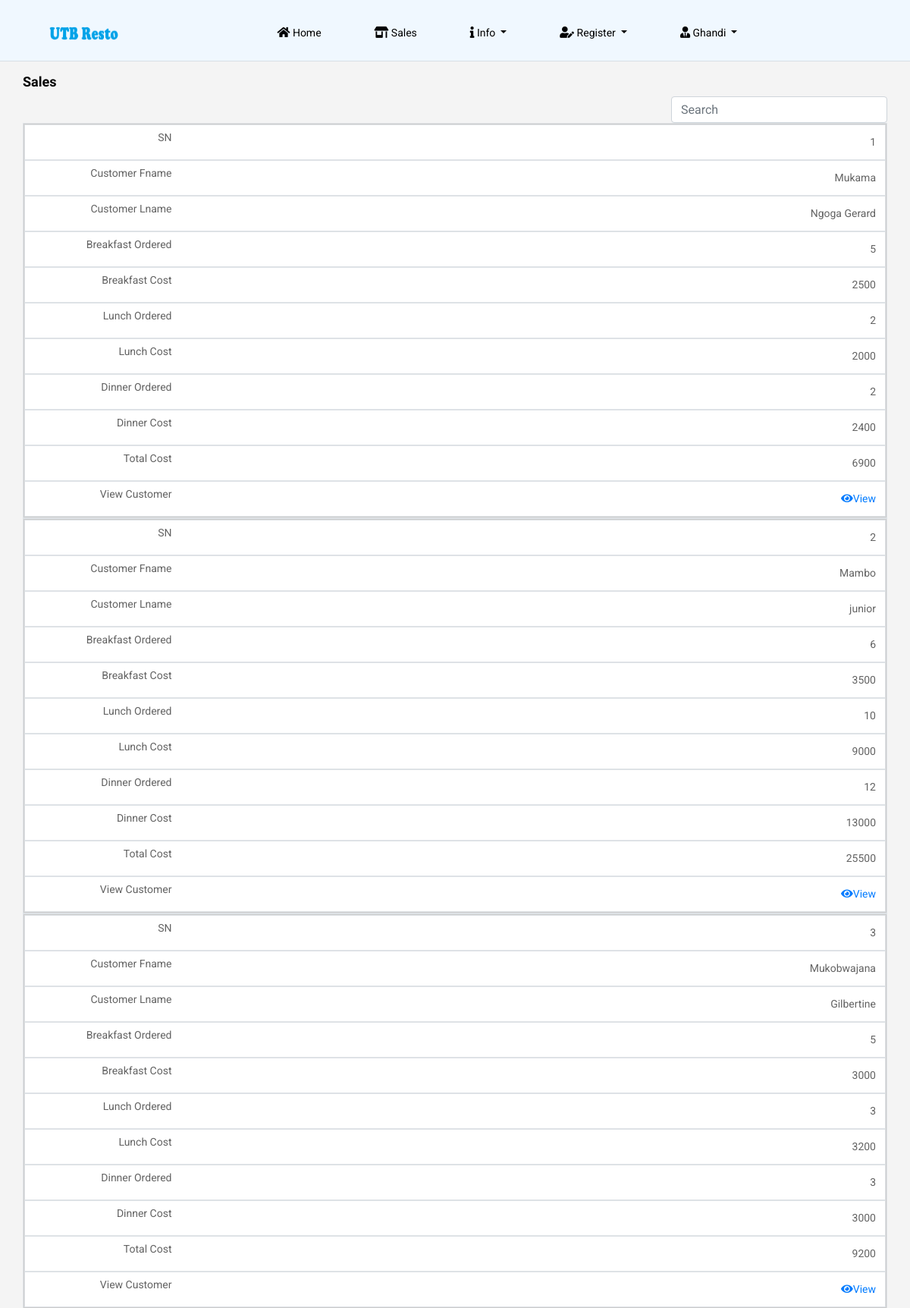
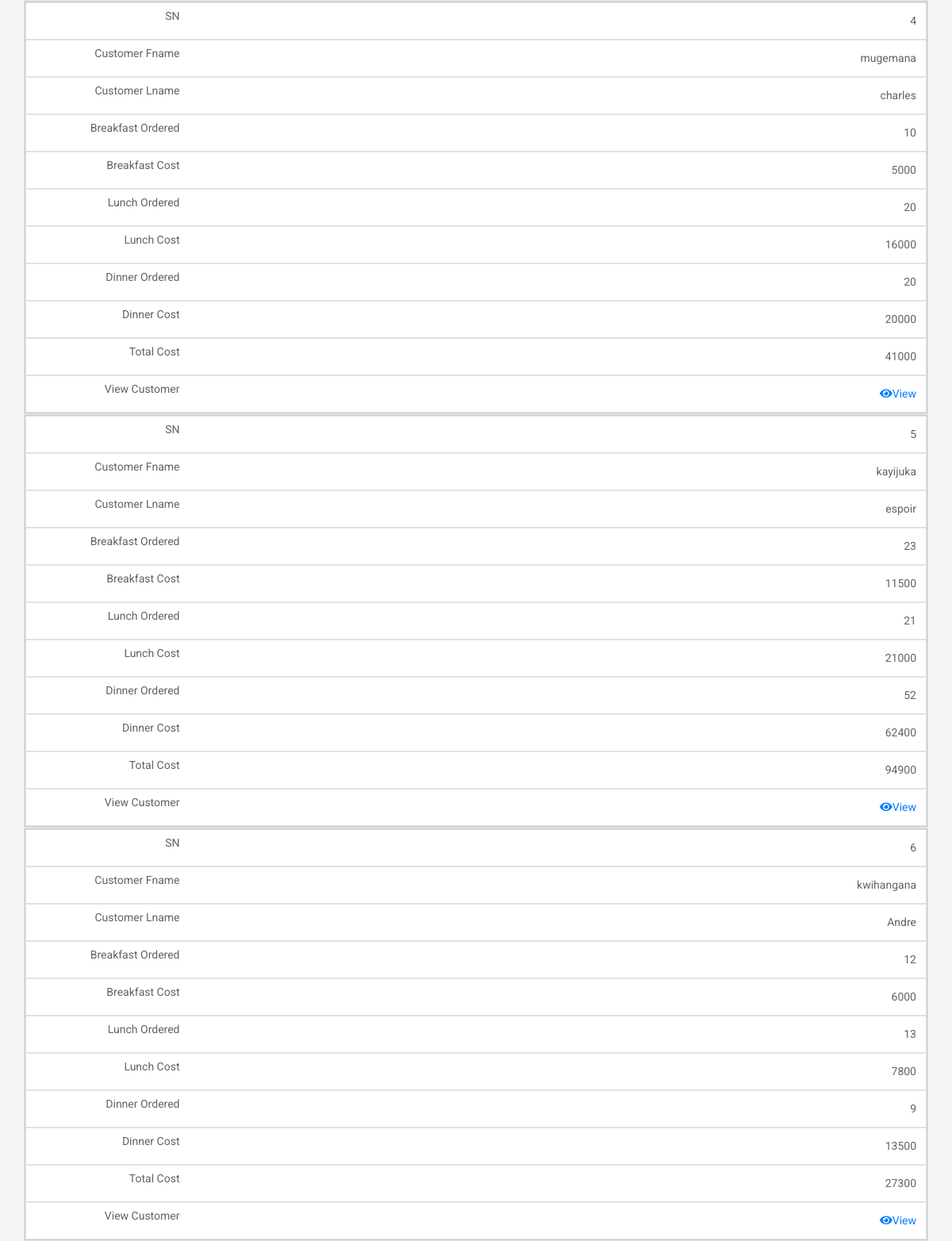
The app's page /payment.php (signed in, upper part) with its own data (2 pictures, top to bottom).
### tables this page shows
CREATE TABLE `customers` (
  `customer_id` int(11) NOT NULL,
  `customer_fname` varchar(30) NOT NULL,
  `customer_lname` varchar(30) NOT NULL,
  `gender` varchar(6) NOT NULL,
  `dob` date NOT NULL,
  `register_date` timestamp NOT NULL DEFAULT CURRENT_TIMESTAMP ON UPDATE CURRENT_TIMESTAMP
);

CREATE TABLE `breakfast` (
  `breakfast_id` int(11) NOT NULL,
  `breakfast_counter` int(11) NOT NULL,
  `customer_id` int(11) DEFAULT NULL,
  `register_date` timestamp NOT NULL DEFAULT CURRENT_TIMESTAMP ON UPDATE CURRENT_TIMESTAMP
);

CREATE TABLE `money_to_pay` (
  `money_id` int(11) NOT NULL,
  `breakfast_cost` int(11) DEFAULT NULL,
  `lunch_cost` int(11) DEFAULT NULL,
  `dinner_cost` int(11) DEFAULT NULL,
  `total_cost` int(11) DEFAULT NULL,
  `customer_id` int(11) DEFAULT NULL,
  `register_date` timestamp NULL DEFAULT NULL ON UPDATE CURRENT_TIMESTAMP
);

CREATE TABLE `lunch` (
  `lunch_id` int(1) NOT NULL,
  `lunch_counter` int(11) NOT NULL,
  `customer_id` int(11) DEFAULT NULL,
  `register_date` timestamp NOT NULL DEFAULT CURRENT_TIMESTAMP ON UPDATE CURRENT_TIMESTAMP
);

CREATE TABLE `dinner` (
  `dinner_id` int(11) NOT NULL,
  `dinner_counter` int(11) NOT NULL,
  `customer_id` int(11) DEFAULT NULL,
  `register_date` timestamp NOT NULL DEFAULT CURRENT_TIMESTAMP ON UPDATE CURRENT_TIMESTAMP
);

### payment.php (the view, shortened to what this page needs)
<!doctype html>
<html lang="en">
<?php
include('config.php');
$session = $_SESSION['name'];
$sel_admin = mysqli_query($con, "select user_type,status from admin where admin_name = '$session'");
while($row = mysqli_fetch_array($sel_admin)){
    $status = $row['status'];
}
if(!$_SESSION['name']){
header("location: index.php");
}
else if( $status != 'Active'){
    header("location: access-revoked.php");
}
else{
?>
<head>
    <link rel="stylesheet" href="css/bootstrap.min.css">
    <link rel="stylesheet" href="css/animate.css">
    <link rel="stylesheet" href="css/owl.carousel.min.css">
    <link rel="stylesheet" href="css/all.css">
    <link rel="stylesheet" href="css/flaticon.css">
    <link rel="stylesheet" href="css/themify-icons.css">
    <link rel="stylesheet" href="css/magnific-popup.css">
    <link rel="stylesheet" href="css/slick.css">
    <link rel="stylesheet" href="css/style.css">
    <link rel="stylesheet" href="./charts/css/payment.css">
  <link href="https://maxcdn.bootstrapcdn.com/font-awesome/latest/css/font-awesome.min.css" rel="stylesheet">
</head>
<body>
<div id="container">
    <div class="head-color">
   <header class="main_menu home_menu">
        <div class="container-fluid">
            <div class="row align-items-center justify-content-center">
                <div class="col-lg-11">
                    <nav class="navbar navbar-expand-lg navbar-light">
                        <a class="navbar-brand" href="home.php"> <img src="img/logo3.png" width="92px" height="21px" alt="logo"> </a>
                        <div class="collapse navbar-collapse main-menu-item" id="navbarSupportedContent">
                            <ul class="navbar-nav">
                                <li class="nav-item">
                                    <a class="nav-link" href="home.php">
                                    <i class="fas fa-home"></i> Home</a>
                                </li>
                                <li class="nav-item">
                                    <a class="nav-link" href="payment.php"><i class="fas fa-store-alt"></i> Sales</a>
                                </li>
                                <li class="nav-item dropdown">
                                    <a class="nav-link dropdown-toggle" href="" id="navbarDropdown_2"
                                        role="button" data-toggle="dropdown" aria-haspopup="true" aria-expanded="false">
                                        <i class="fas fa-info"></i> Info
                                    </a>
                                </li>
                                <li class="nav-item dropdown">
                                    <a class="nav-link dropdown-toggle" href="" id="navbarDropdown_2"
                                        role="button" data-toggle="dropdown" aria-haspopup="true" aria-expanded="false">
                                        <i class="fas fa-user-edit"></i> Register
                                    </a>
                                </li>
                                <li class="nav-item dropdown">
                                    <a class="nav-link dropdown-toggle" href="" id="navbarDropdown_2"
                                        role="button" data-toggle="dropdown" aria-haspopup="true" aria-expanded="false">
                                        <i class="fas fa-user-tie"></i> <?php echo $_SESSION['name']; ?>
                                    </a>
                                </li>
                            </ul>
                        </div>
                    </nav>
                </div>
            </div>
        </div>
    </header>
    <hr>
   </div>
<div id="page" class="clearfix">
<div class="container col-sm-10 col-md-10 col-lg-10">
<h4><strong>Sales</strong></h4>
        <div class="row">
        <div class="col-lg-12">
     <div class="form-group">
           <form>
           <input type="text" class="form-control pull-right" style="width:25%; height: 35px;" id="search" placeholder="Search">
          </form>
     </div>
 <table class="table-bordered table pull-right" id="mytable" cellspacing="0" style="width: 100%;">
  <?php
        if (isset($_GET['pageno'])) {
            $pageno = $_GET['pageno'];
        } else {
            $pageno = 1;
        }
        $no_of_records_per_page = 50;
        $offset = ($pageno-1) * $no_of_records_per_page;
        $total_pages_sql = "SELECT COUNT(*) FROM money_to_pay";
        $result = mysqli_query($con,$total_pages_sql);
        $total_rows = mysqli_fetch_array($result)[0];
        $total_pages = ceil($total_rows / $no_of_records_per_page);
        $sql = "SELECT * FROM money_to_pay order by register_date DESC LIMIT $offset, $no_of_records_per_page";
        $res_data = mysqli_query($con,$sql);
        if ($offset == 1) {
            $i = 1;
        } else {
            $i = $offset * $total_pages/2;
        }
        while($row = mysqli_fetch_array($res_data)){
					 $breakfast_cost = $row['breakfast_cost'];
					 $lunch_cost = $row['lunch_cost'];
					 $dinner_cost = $row['dinner_cost'];
					 $total_cost = $row['total_cost'];
					 $customer_id = $row['customer_id'];
					$sel_customer = mysqli_query($con,"select customer_fname, customer_lname from customers where customer_id = '$customer_id'");
					while($row = mysqli_fetch_array($sel_customer)){
					$customer_fname = $row['customer_fname'];
					$customer_lname = $row['customer_lname'];
					$sel_break = mysqli_query($con, "select breakfast_counter from breakfast where customer_id ='$customer_id'");
					$row = mysqli_fetch_array($sel_break);
					$break_payed = $row['breakfast_counter'];
					$sel_lunch = mysqli_query($con, "select lunch_counter from lunch where customer_id ='$customer_id'");
					$row = mysqli_fetch_array($sel_lunch);
				    $lunch_payed = $row['lunch_counter'];
					$sel_dinner = mysqli_query($con, "select dinner_counter from dinner where customer_id ='$customer_id'");
					$row = mysqli_fetch_array($sel_dinner);
					$dinner_payed = $row['dinner_counter'];
					$i++;
	?>
  <tbody>
  <tr style="text-align: right;">
				<td><?php echo $i; ?></td>
				<td style="text-transform: capitalize;"><?php echo $customer_fname; ?></td>
				<td style="text-transform: capitalize;"><?php echo $customer_lname; ?></td>
				<td><?php echo $break_payed; ?></td>
				<td><?php echo $breakfast_cost; ?></td>
				<td><?php echo $lunch_payed; ?></td>
				<td><?php echo $lunch_cost; ?></td>
				<td><?php echo $dinner_payed; ?></td>
				<td><?php echo $dinner_cost; ?></td>
				<td><?php echo $total_cost; ?></td>
				<td><a href="single-customer.php?id=<?php echo $customer_id ?>"><i class="fas fa-eye"></i>View</a></td>
			</tr>
  </tbody>
  <?php } } ?>
</table>
</div>
    </div>
</div>
<br>
<br>
</div>
</body>
</html>
<?php include('auto_logout.php'); } ?>

### css/all.css (style rules this page uses)
.fa, .fas, .far, .fal, .fab { -moz-osx-font-smoothing: grayscale; -webkit-font-smoothing: antialiased; display: inline-block; font-style: normal; font-variant: normal; text-rendering: auto; line-height: 1; }
.fa-eye:before { content: "\f06e"; }
.fa-home:before { content: "\f015"; }
.fa-info:before { content: "\f129"; }
.fa-store-alt:before { content: "\f54f"; }
.fa-user-edit:before { content: "\f4ff"; }
.fa-user-tie:before { content: "\f508"; }
.fa, .fas { font-family: 'Font Awesome 5 Free'; font-weight: 900; }

### charts/css/payment.css (style rules this page uses)
@media only screen and (max-width: 760px),
(min-device-width: 768px) and (max-device-width: 1024px) { table, thead, tbody, th, td, tr { display: block; } }
@media only screen and (max-width: 760px),
(min-device-width: 768px) and (max-device-width: 1024px) { tr { border: 1px solid #ccc; } }
@media only screen and (max-width: 760px),
(min-device-width: 768px) and (max-device-width: 1024px) { td { border: none; border-bottom: 1px solid #eee; position: relative; padding-left: 50%; color: black; } }
@media only screen and (max-width: 760px),
(min-device-width: 768px) and (max-device-width: 1024px) { td:before { position: absolute; top: 6px; left: 10px; width: 25%; padding-right: 100px; white-space: nowrap; } }
@media only screen and (max-width: 760px),
(min-device-width: 768px) and (max-device-width: 1024px) { td:nth-of-type(1):before { content: "SN"; } }
@media only screen and (max-width: 760px),
(min-device-width: 768px) and (max-device-width: 1024px) { td:nth-of-type(2):before { content: "Customer Fname"; } }
@media only screen and (max-width: 760px),
(min-device-width: 768px) and (max-device-width: 1024px) { td:nth-of-type(3):before { content: "Customer Lname"; } }
@media only screen and (max-width: 760px),
(min-device-width: 768px) and (max-device-width: 1024px) { td:nth-of-type(4):before { content: "Breakfast Ordered"; } }
@media only screen and (max-width: 760px),
(min-device-width: 768px) and (max-device-width: 1024px) { td:nth-of-type(5):before { content: "Breakfast Cost"; } }
@media only screen and (max-width: 760px),
(min-device-width: 768px) and (max-device-width: 1024px) { td:nth-of-type(6):before { content: "Lunch Ordered"; } }
@media only screen and (max-width: 760px),
(min-device-width: 768px) and (max-device-width: 1024px) { td:nth-of-type(7):before { content: "Lunch Cost"; } }
@media only screen and (max-width: 760px),
(min-device-width: 768px) and (max-device-width: 1024px) { td:nth-of-type(8):before { content: "Dinner Ordered"; } }
@media only screen and (max-width: 760px),
(min-device-width: 768px) and (max-device-width: 1024px) { td:nth-of-type(9):before { content: "Dinner Cost"; } }
@media only screen and (max-width: 760px),
(min-device-width: 768px) and (max-device-width: 1024px) { td:nth-of-type(10):before { content: "Total Cost"; } }
@media only screen and (max-width: 760px),
(min-device-width: 768px) and (max-device-width: 1024px) { td:nth-of-type(11):before { content: "View Customer"; } }

### payment.php (style rules this page uses)
td, th { padding: 10px; }
td { color: #636363; border: 1px solid #dddfe1; }
tr { background-color: #f9fafb; }
tr:nth-child(odd) { background-color: #ffffff; }
.head-color { background-color: aliceblue; }
header { height: 8vh; }
hr { color: rgb(13, 99, 175); }
html,body { margin: 0; padding:0; height: 100%; }
#container { min-height:100%; height: auto !important; height: 100%; position: relative; }
#page { margin: 0 auto; padding-bottom: 100px; }

### records on screen
money_to_pay: breakfast_cost "2500", lunch_cost "2000", dinner_cost "2400", total_cost "6900"
customers: customer_fname "Mukama", customer_lname "Ngoga Gerard", breakfast.breakfast_counter "5", lunch.lunch_counter "2", dinner.dinner_counter "2"
money_to_pay: breakfast_cost "3500", lunch_cost "9000", dinner_cost "13000", total_cost "25500"
customers: customer_fname "Mambo", customer_lname "Junior", breakfast.breakfast_counter "6", lunch.lunch_counter "10", dinner.dinner_counter "12"
money_to_pay: breakfast_cost "3000", lunch_cost "3200", dinner_cost "3000", total_cost "9200"
customers: customer_fname "Mukobwajana", customer_lname "Gilbertine", breakfast.breakfast_counter "5", lunch.lunch_counter "3", dinner.dinner_counter "3"
money_to_pay: breakfast_cost "5000", lunch_cost "16000", dinner_cost "20000", total_cost "41000"
customers: customer_fname "Mugemana", customer_lname "Charles", breakfast.breakfast_counter "10", lunch.lunch_counter "20", dinner.dinner_counter "20"
money_to_pay: breakfast_cost "11500", lunch_cost "21000", dinner_cost "62400", total_cost "94900"
customers: customer_fname "Kayijuka", customer_lname "Espoir", breakfast.breakfast_counter "23", lunch.lunch_counter "21", dinner.dinner_counter "52"
money_to_pay: breakfast_cost "6000", lunch_cost "7800", dinner_cost "13500", total_cost "27300"
customers: customer_fname "Kwihangana", customer_lname "Andre", breakfast.breakfast_counter "12", lunch.lunch_counter "13", dinner.dinner_counter "9"

### other values on screen
$_SESSION['name'] "Ghandi"
